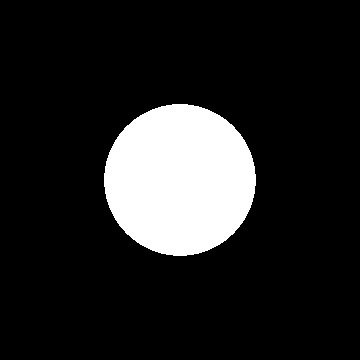
#> input picture truth_mask.png, 360 x 360 px, found by its file name
$ python IPtest.py
#> lines starting #> are read from the running program, lines starting #| are printed output that depends on the picture; after the words box and inside, x2 and y2 are one past the last pixel; in counts of white or black regions, pixels touching at a corner belong together
### IPfunctions.py
import cv2, os, shutil
import numpy as np
from scipy.spatial.distance import pdist, squareform
from skimage.color import rgb2gray
from skimage.filters import threshold_otsu
from skimage import measure
from skimage.morphology import square, dilation
from scipy.ndimage import binary_fill_holes
from tqdm import tqdm
import tkinter as tk

def FD_change(Fcode, l, h, sigma):
    Len = Fcode.shape[0]
    # deal with even and odd nums
    if Len % 2:
        n = (Len - 1) // 2
    else:
        n = Len // 2

    # high-freq:h; low-freq:l
    # h >= l, in [0, n]
    # if l = 0: include n (DC)
    # if l > 0: keep no change on n (DC)

    # l = 2; h = 10;

    s_i = list(range(n - h, n - l)) + list(range(n + l, n + h))
    idx = [i + 1 for i in s_i]

    # sigma = 1;

    for i in idx:
        Fcode[i, 0] = Fcode[i, 0] * (1 + np.random.normal(0, sigma))
        Fcode[i, 1] = Fcode[i, 1] * (1 + np.random.normal(0, sigma))

    return Fcode

def find_close_indeces(im_in):
    r, c = np.nonzero(im_in)
    p = pdist(np.column_stack((r, c)))
    psqr = squareform(p)

    nl = len(r)
    new_indices = [(r[0], c[0])]
    ind_ind_data = [0]
    newind = 0

    for ind in range(1, nl):
        mcur_dist = psqr[newind, :]
        dist_min_ind = np.argsort(mcur_dist)
        dist_min_ind = [i for i in dist_min_ind if i not in ind_ind_data]
        newind = dist_min_ind[0]
        new_indices.append((r[newind], c[newind]))
        ind_ind_data.append(newind)

    return new_indices


def bd2Fdesc(mask):
    # Find contours
    contours, _ = cv2.findContours(mask, cv2.RETR_EXTERNAL, cv2.CHAIN_APPROX_SIMPLE)

    # Find the largest contour based on the area
    largest_contour = max(contours, key=cv2.contourArea)

    # Draw contours on a blank image
    contour_image = np.zeros_like(mask)
    cv2.drawContours(contour_image, [largest_contour], -1, (255, 255, 255), 1)

    new_indeces = find_close_indeces(contour_image)
    idx_arr = np.array(new_indeces)

    ii = idx_arr[:, 0]
    jj = idx_arr[:, 1]
    border_cmplx = ii + 1j * jj
    border_fft = np.fft.fftshift(np.fft.fft(border_cmplx))

    out = np.zeros((len(new_indeces), 2))
    out[:, 0] = np.real(border_fft)
    out[:, 1] = np.imag(border_fft)

    return out


def Fdesc2bd(Fdesc, SIZE):
    len_Fdesc = Fdesc.shape[0]
    ii = Fdesc[:, 0]
    jj = Fdesc[:, 1]
    cmplx = ii + 1j * jj

    border_ifft = np.fft.ifft(np.fft.ifftshift(cmplx))
    border_restored = np.zeros(SIZE, dtype=bool)
    xx = np.round(np.real(border_ifft)).astype(int)
    yy = np.round(np.imag(border_ifft)).astype(int)

    try:
        for i in range(len_Fdesc):
            border_restored[xx[i], yy[i]] = True
    except IndexError:
        border_restored = np.zeros(SIZE, dtype=bool)  # if error, return empty img -> sum(img(:))==0

    return border_restored


def imbinarize(img):
    # binarize area image
    if img.ndim != 2:
        img = rgb2gray(img)

    if not np.issubdtype(img.dtype, np.bool_):
        thresh = threshold_otsu(img)
        mask = img > thresh
    else:
        mask = img

    return np.asarray(mask, dtype="uint8")  # for cv2 use


def contour2mask(contour):
    # Define the structuring element: square(2)
    # Perform dilation
    eligible_flag = False  # flag for mask is closed and has one connected component
    pN_contour = np.count_nonzero(contour)
    # print("pN_contour: ", pN_contour)
    if pN_contour==0: # empty, no pixel
        return contour, eligible_flag

    for k in range(1, 4):  # apply k = 1, 2, or 3
        dilated = dilation(contour, square(k))  # k=1 is no dilation
        pN_dilated =  np.count_nonzero(dilated)
        # print("pN_dilation - contour: ", pN_dilated - pN_contour)

        # Fill holes
        filled = binary_fill_holes(dilated)
        pN_filled = np.count_nonzero(filled)

        # print("k= ", k, " is closed?", (pN_filled - pN_dilated)>pN_dilated)
        if (pN_filled - pN_dilated)>pN_dilated:  # is closed
            _, num_components = measure.label(filled, connectivity=2, return_num=True)
            if num_components == 1:  # has only one connected component
                eligible_flag = True
                break


    return filled, eligible_flag


# [161 lines left out: functions mask_augmentation, mask_augmentation_selet, not called in this run]

### IPtest.py
import cv2
import numpy as np
import matplotlib.pyplot as plt
from IPfunctions import bd2Fdesc, Fdesc2bd, imbinarize, FD_change, contour2mask


# Load the binary mask image
mask = cv2.imread('/home/shuyue.guan/Documents/RSS-tool/truth_mask.png', cv2.IMREAD_GRAYSCALE)
#> mask: shape (360, 360); 13.9% white; 1 white region, box (x1, y1, x2, y2) and area: (104, 104, 256, 256) 18038
mask = imbinarize(mask) # binarize area image
#> in imbinarize, `thresh = threshold_otsu(img)`: thresh = 0
#> in imbinarize, `mask = img > thresh`: mask: shape (360, 360) bool; 13.9% white; 1 white region

# [7 lines of commented-out code are left out]

fd_code = bd2Fdesc(mask)
#> in bd2Fdesc, `contours, _ = cv2.findContours(mask, cv2.RETR_EXTERNAL, cv2.CHAIN_APPR..`: contours = 1 contour; box (x1, y1, x2, y2) and area: (104, 104, 256, 256) 17823
#> in bd2Fdesc, `largest_contour = max(contours, key=cv2.contourArea)`: largest_contour = contour of 232 points, box (x1, y1, x2, y2) (104, 104, 256, 256), area 17823
#> in bd2Fdesc, `cv2.drawContours(contour_image, [largest_contour], -1, (255, 255, 255)..`:
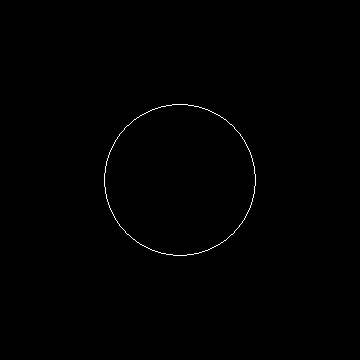
#> contour_image: shape (360, 360); 0.33% white in thin lines or dots, all inside (x1, y1, x2, y2) = (104, 104, 256, 256)
#> in find_close_indeces, `r, c = np.nonzero(im_in)`: r = 428 values from 104 to 255; c = 428 values, max 255 at index 203, min 104 at index 200, mean 179.5
#> in find_close_indeces, `psqr = squareform(p)`:
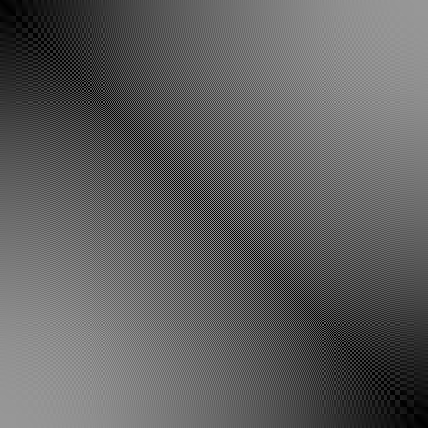
#> psqr: shape (428, 428) float64; min 0, max 151.6, mean 95.9
#> in find_close_indeces, `nl = len(r)`: nl = 428
#> in find_close_indeces, `new_indices = [(r[0], c[0])]`: new_indices = [(104, 172)]
#> the loop in find_close_indeces, `for ind in range(1, nl):` made 427 passes
#> newind on passes 1 to 3: 1, 2, 3
#> after the loop in find_close_indeces, `for ind in range(1, nl):`: ind_ind_data = 428 values, max 427 at index 215, min 0 at index 0, mean 213.5; new_indices = 428 pairs, first value 104 to 255, second value 104 to 255
#> in bd2Fdesc, `new_indeces = find_close_indeces(contour_image)`: new_indeces has the same summary as new_indices in find_close_indeces
#> in bd2Fdesc, `idx_arr = np.array(new_indeces)`: idx_arr has the same summary as new_indices in find_close_indeces
#> in bd2Fdesc, `ii = idx_arr[:, 0]`: ii = 428 values, max 255 at index 215, min 104 at index 0, mean 179.5
#> in bd2Fdesc, `jj = idx_arr[:, 1]`: jj = 428 values, max 255 at index 109, min 104 at index 322, mean 179.5
#> in bd2Fdesc, `out = np.zeros((len(new_indeces), 2))`: out = 428 pairs, first value 0 to 0, second value 0 to 0
#> fd_code = 428 pairs, first value -32036.4 to 76822, second value -3541.7 to 76820
CFcode = FD_change(fd_code,2,10,1)
#> after the loop in FD_change, `for i in idx:`: Fcode has the same summary as fd_code outside FD_change
#> CFcode has the same summary as fd_code


re_img = Fdesc2bd(CFcode, mask.shape)
#> in Fdesc2bd, `ii = Fdesc[:, 0]`: ii = 428 values, max 76822 at index 214, min -32036.4 at index 213, mean 102.2
#> in Fdesc2bd, `jj = Fdesc[:, 1]`: jj = 428 values, max 76820 at index 214, min -3541.7 at index 213, mean 172.2
#> in Fdesc2bd, `xx = np.round(np.real(border_ifft)).astype(int)`: xx = 428 values, max 257 at index 215, min 102 at index 0, mean 179.5
#> in Fdesc2bd, `yy = np.round(np.imag(border_ifft)).astype(int)`: yy = 428 values, max 257 at index 109, min 102 at index 322, mean 179.5
#> after the loop in Fdesc2bd, `for i in range(len_Fdesc):`:
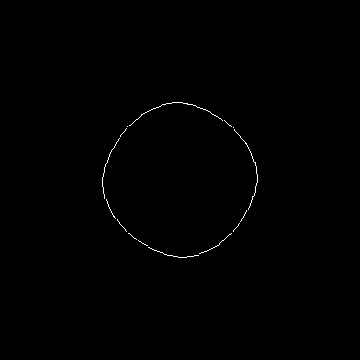
#> border_restored: shape (360, 360) bool; 0.32% white in thin lines or dots, all inside (x1, y1, x2, y2) = (102, 102, 258, 258)
syn_img = contour2mask(re_img)
#> in contour2mask, `pN_contour = np.count_nonzero(contour)`: pN_contour = 419
#> the loop in contour2mask, `for k in range(1, 4):` made 2 passes
#> (pN_dilated, pN_filled, num_components) on pass 2: (1038, 18311, 1)
#> (pN_dilated, pN_filled) on pass 1: (419, 419)
#> pass 2, in contour2mask, `dilated = dilation(contour, square(k))`:
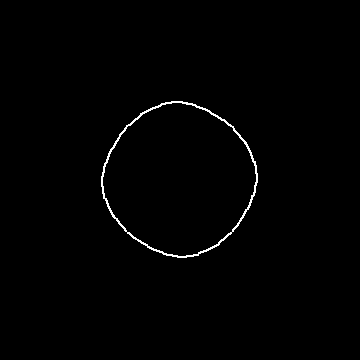
#> dilated: shape (360, 360) bool; 0.8% white in thin lines or dots, all inside (x1, y1, x2, y2) = (101, 101, 258, 258)
#> pass 2, in contour2mask, `filled = binary_fill_holes(dilated)`:
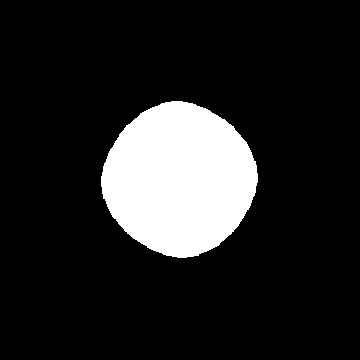
#> filled: shape (360, 360) bool; 14.1% white; 1 white region, box (x1, y1, x2, y2) and area: (101, 101, 258, 258) 18311

print(syn_img)
#> (printed output is left out)
#> (the run stopped early here; a loop or call above may not have finished)
